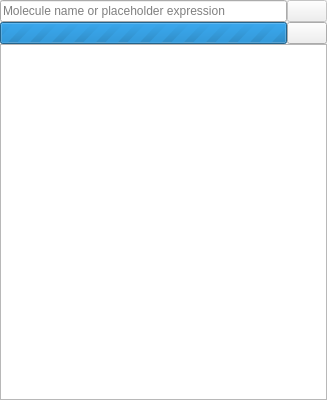
<?xml version="1.0" encoding="UTF-8"?>
<ui version="4.0">
 <class>WikiQueryWidget</class>
 <widget class="QDockWidget" name="WikiQueryWidget">
  <property name="geometry">
   <rect>
    <x>0</x>
    <y>0</y>
    <width>327</width>
    <height>400</height>
   </rect>
  </property>
  <property name="windowTitle">
   <string>Wi&amp;kidata search</string>
  </property>
  <widget class="QWidget" name="dockWidgetContents">
   <layout class="QGridLayout" name="gridLayout">
    <property name="leftMargin">
     <number>0</number>
    </property>
    <property name="topMargin">
     <number>0</number>
    </property>
    <property name="rightMargin">
     <number>0</number>
    </property>
    <property name="bottomMargin">
     <number>0</number>
    </property>
    <property name="spacing">
     <number>0</number>
    </property>
    <item row="0" column="0">
     <widget class="QLineEdit" name="queryInput">
      <property name="placeholderText">
       <string>Molecule name or placeholder expression</string>
      </property>
     </widget>
    </item>
    <item row="3" column="0" colspan="2">
     <widget class="Molsketch::LibraryView" name="moleculeListView">
      <property name="iconSize">
       <size>
        <width>64</width>
        <height>64</height>
       </size>
      </property>
     </widget>
    </item>
    <item row="0" column="1">
     <widget class="QPushButton" name="searchButton">
      <property name="enabled">
       <bool>false</bool>
      </property>
      <property name="sizePolicy">
       <sizepolicy hsizetype="Minimum" vsizetype="Minimum">
        <horstretch>0</horstretch>
        <verstretch>0</verstretch>
       </sizepolicy>
      </property>
      <property name="text">
       <string/>
      </property>
      <property name="icon">
       <iconset theme="system-search" resource="oxygenicons.qrc">
        <normaloff>:/icons/system-search.svg</normaloff>:/icons/system-search.svg</iconset>
      </property>
     </widget>
    </item>
    <item row="1" column="0" colspan="2">
     <widget class="QWidget" name="progressWidget" native="true">
      <layout class="QHBoxLayout" name="horizontalLayout">
       <property name="spacing">
        <number>0</number>
       </property>
       <property name="leftMargin">
        <number>0</number>
       </property>
       <property name="topMargin">
        <number>0</number>
       </property>
       <property name="rightMargin">
        <number>0</number>
       </property>
       <property name="bottomMargin">
        <number>0</number>
       </property>
       <item>
        <widget class="QProgressBar" name="progressBar">
         <property name="maximum">
          <number>0</number>
         </property>
         <property name="value">
          <number>-1</number>
         </property>
        </widget>
       </item>
       <item>
        <widget class="QPushButton" name="stopButton">
         <property name="sizePolicy">
          <sizepolicy hsizetype="Minimum" vsizetype="Minimum">
           <horstretch>0</horstretch>
           <verstretch>0</verstretch>
          </sizepolicy>
         </property>
         <property name="text">
          <string/>
         </property>
         <property name="icon">
          <iconset theme="process-stop" resource="oxygenicons.qrc">
           <normaloff>:/icons/process-stop.svg</normaloff>:/icons/process-stop.svg</iconset>
         </property>
        </widget>
       </item>
      </layout>
     </widget>
    </item>
   </layout>
  </widget>
 </widget>
 <customwidgets>
  <customwidget>
   <class>Molsketch::LibraryView</class>
   <extends>QListView</extends>
   <header>libraryview.h</header>
  </customwidget>
 </customwidgets>
 <resources>
  <include location="oxygenicons.qrc"/>
 </resources>
 <connections>
  <connection>
   <sender>queryInput</sender>
   <signal>returnPressed()</signal>
   <receiver>searchButton</receiver>
   <slot>click()</slot>
   <hints>
    <hint type="sourcelabel">
     <x>235</x>
     <y>55</y>
    </hint>
    <hint type="destinationlabel">
     <x>300</x>
     <y>57</y>
    </hint>
   </hints>
  </connection>
 </connections>
</ui>
